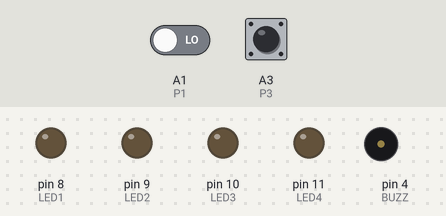
A sketch run on a simulated Arduino Uno, built with avr-gcc and run on an emulated ATmega328P. Shown: output pins drawn as LEDs (lit = HIGH), buzzer (waves = sounding). Inputs (shaded band) come from the test bench; at power-on: A3 (P3) LOW, A1 (P1) LOW.

Above: at 1.2 s.
1.3 s: A3 (P3) pulsed HIGH 5 times (0.12 s each, 0.3 s apart)
Timing chart, 0 to 4.4 s (numbered marks = the images above; inputs shaded):
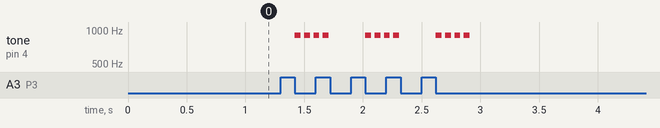

Measured:
- after the input at 1.3 s, tone on pin 4 (BUZZ): silent → 900 Hz after 0.12 s, then repeats every 0.60 s: 3 × (silent 0.03 s, 900 Hz 0.05 s), silent 0.31 s, 900 Hz 0.05 s, until it stays silent from 2.9 s

The sketch:

BIOS_demo_buzzer.ino
```cpp
//-------------------------------------------------------------------------
// Programa...: BIOS_demo_buzzer.ino (Arduino UNO rev3 + shield BIOS)
// Autor......: D.Llorente (julio-2019)
// Descripción: Notas musicales en el buzzer al pulsar P1 y pitidos con P3
//-------------------------------------------------------------------------
#define P1   A1
#define P2   A2
#define P3   A3
#define LED1 8
#define LED2 9
#define LED3 10
#define LED4 11
#define BUZZ 4
#define RETARDO 250

//-----FUNCIONES-----//
void play_notas(void) {
  tone(BUZZ,270,RETARDO); delay(RETARDO); // DO
  tone(BUZZ,294,RETARDO); delay(RETARDO); // RE
  tone(BUZZ,330,RETARDO); delay(RETARDO); // MI
  tone(BUZZ,349,RETARDO); delay(RETARDO); // FA
  tone(BUZZ,392,RETARDO); delay(RETARDO); // SOL
  tone(BUZZ,440,RETARDO); delay(RETARDO); // LA
  tone(BUZZ,394,RETARDO); delay(RETARDO); // SI
}
void pitido(int np) { // produce 'np' pitidos en el buzzer
  for(int x=1; x<=np; x++)
  {
   tone(BUZZ,900,50); // Pitido 800hz
   delay(80);         // Espera entre pitidos
  }
}

void setup(){
  pinMode (P1, INPUT);
  pinMode (P2, INPUT);
  pinMode (P3, INPUT);
  pinMode (LED1, OUTPUT);
  pinMode (LED2, OUTPUT);
  pinMode (LED3, OUTPUT);
  pinMode (LED4, OUTPUT);
  pinMode (BUZZ, OUTPUT);
  // Apagar leds
  digitalWrite(LED1,LOW);
  digitalWrite(LED2,LOW);
  digitalWrite(LED3,LOW);
  digitalWrite(LED4,LOW);
}

void loop(){
  if (digitalRead(P1) == HIGH){
    while(digitalRead(P1)== HIGH) {}
    play_notas();
  }

  if (digitalRead(P3) == HIGH){
    while(digitalRead(P3)== HIGH) {}
    pitido(4);
  }
}
```
